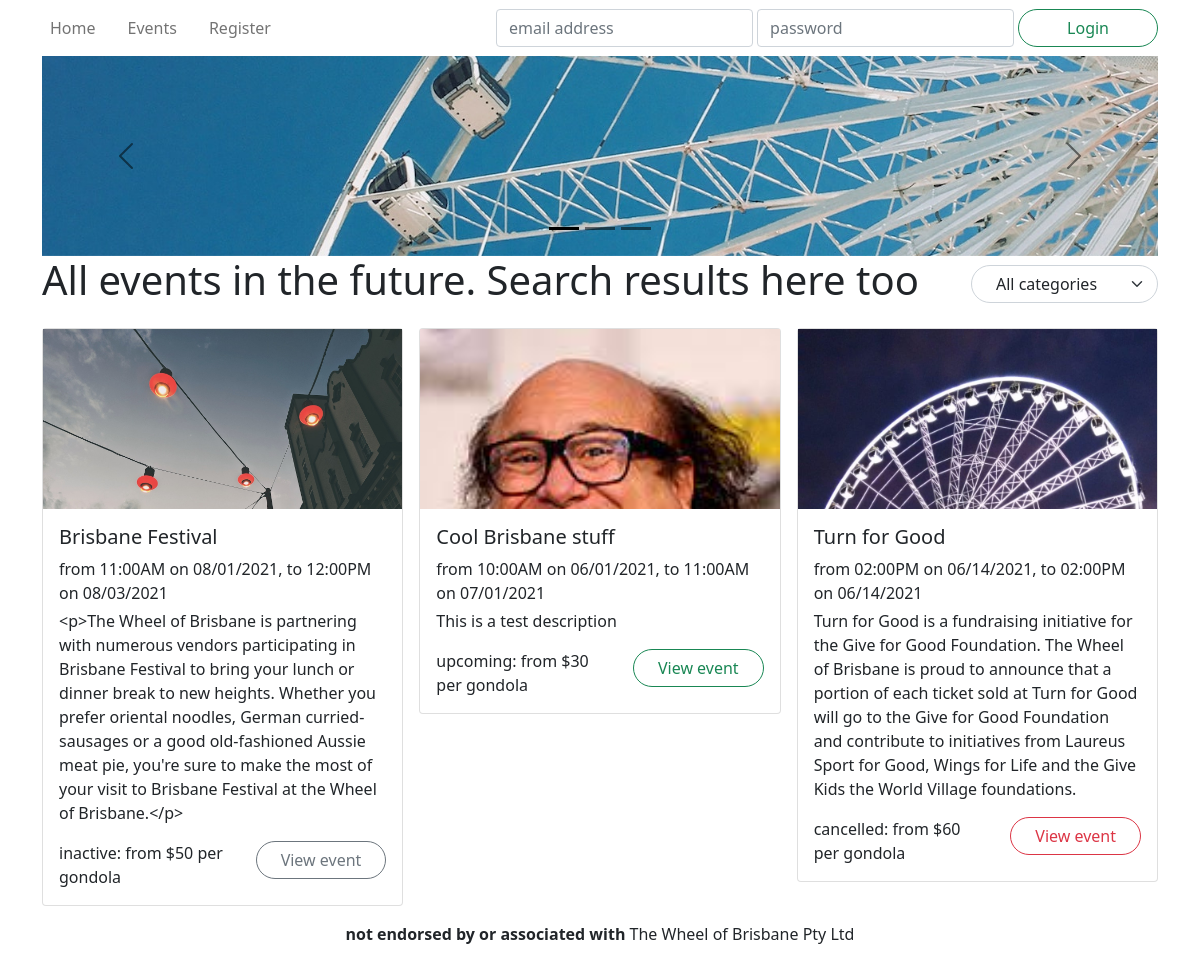
/events/, run on an earlier commit of the app's database.
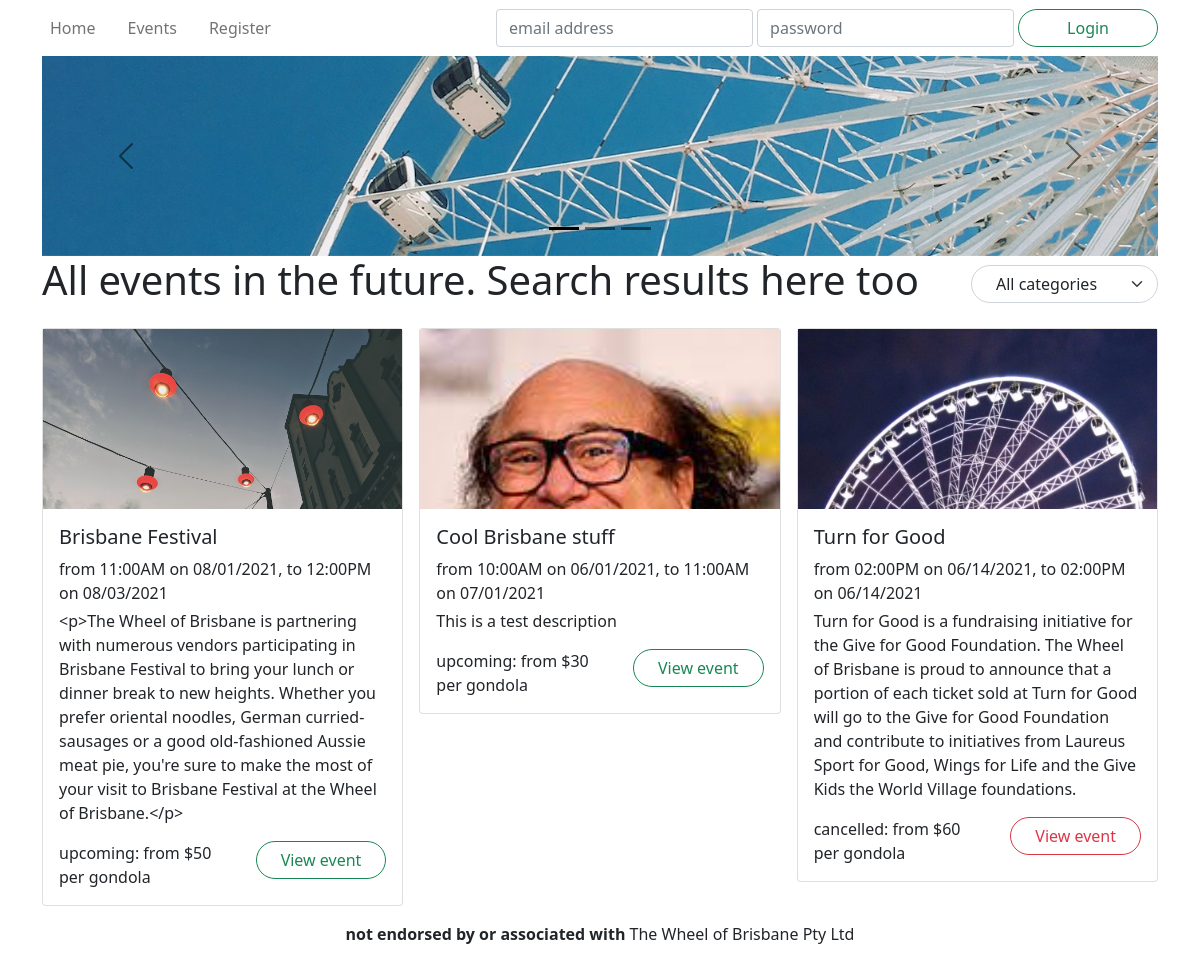
And on a later commit of the database.
### wheel/models.py (models this page shows, shortened)
class Event(db.Model):
    __tablename__ = 'events'
    id = db.Column(db.Integer, primary_key=True)
    name = db.Column(db.String(255), nullable=False)
    description = db.Column(db.Text)
    category = db.Column(db.String(40))
    status = db.Column(db.Enum('upcoming', 'inactive', 'cancelled', 'booked out'), nullable=False)
    image = db.Column(db.String(255))
    reviews = db.relationship('Review', backref='event')
    tickets = db.relationship('Ticket', backref='event')
    @staticmethod
    def getAll():
        return Event.query.\
            join(Ticket).\
            filter( Ticket.datetime > datetime.now() ).\
            all()
    @staticmethod
    def getAllCategories():
        return [event.category for event in Event.query.group_by('category').all()]
    def getTicketsDateRange(self):
        x_min = datetime(3000,9,9)
        x_max = datetime(2000,9,9)
        test = datetime(3000,9,9)
        for x in self.tickets:
            if x.datetime < x_min:
                x_min = x.datetime
            if x.datetime > x_max:
                x_max = x.datetime
        low_date = x_min.strftime("%m/%d/%Y")
        low_time = x_min.strftime("%I:%M%p")
        high_date = x_max.strftime("%m/%d/%Y")
        high_time = x_max.strftime("%I:%M%p")
        if x_min == test:
            return "There are no tickets for this event."
        output = "from " + low_time + " on " + low_date + ",  to " + high_time + " on " + high_date
        return output
    def getTicketsPriceFrom(self):
        low_ticket = 100000
        for x in self.tickets:
            if x.price < low_ticket:
                low_ticket = x.price
        if low_ticket == 100000:
            return " "
        low = str(low_ticket)
        return "from $" + low + " per gondola"
    def getStatusColour(self):
        return {
            'upcoming': 'success',
            'inactive': 'secondary',
            'booked out': 'secondary',
            'cancelled': 'danger'
        }[self.status]

class Ticket(db.Model):
    __tablename__ = 'tickets'
    id = db.Column(db.Integer, primary_key=True)
    datetime = db.Column(db.DateTime, nullable=False)
    price = db.Column(db.Integer, nullable=False)
    remaining = db.Column(db.Integer, nullable=False)
    event_id = db.Column(db.Integer, db.ForeignKey('events.id'))

### wheel/views.py (the view)
@events.route('/')
def viewAll():
    events = Event.getAll()
    categories = Event.getAllCategories()
    form = SearchForm() # TODO: create this form
    return render_template('events.html', events=events, categories=categories, form=form)

### wheel/forms.py
class SearchForm(FlaskForm):
    submit = SubmitField("Search")

### wheel/templates/events.html (shortened to what this page needs)
{% extends 'base.html' %}
{% block hero %}
<div id="hero-mini" class="carousel carousel-dark slide" data-bs-ride="carousel">
    <div class="carousel-indicators">
        <button type="button" class="active"
                data-bs-target="#hero" data-bs-slide-to="0"></button>
        <button type="button"
                data-bs-target="#hero" data-bs-slide-to="1"></button>
        <button type="button"
                data-bs-target="#hero" data-bs-slide-to="2"></button>
    </div>
    <div class="carousel-inner">
        <div class="carousel-item active">
            <div style="background-image: url('/static/images/bluesky.jpg');"></div>
        </div>
    </div>
    <button type="button" class="carousel-control-prev"
            data-bs-target="#hero" data-bs-slide="prev">
        <span class="carousel-control-prev-icon"></span>
    </button>
    <button type="button" class="carousel-control-next"
            data-bs-target="#hero" data-bs-slide="next">
        <span class="carousel-control-next-icon"></span>
    </button>
</div>
{% endblock %}
{% block title %}All events in the future. Search results here too{% endblock %}
{% block header_buttons %}
    <div class="col-6 col-md-auto my-auto">
        <select id="catselect" class="form-select rounded-pill ps-4 pe-5" >
            <option value="" selected>All categories</option>
        </select>
    </div>
{% endblock %}
{% block content %}
<section>
    <div class="row row-cols-1 row-cols-md-2 row-cols-xl-3 mb-3 g-3">
        {% for event in events %}
        <div class="col event {{event.category}}">
            <article class="card">
                <a href="{{url_for('events.view', id=event.id)}}" class="card-image" style="background-image: url('{{ event.image }}'); background-position: top;"></a>
                <div class="card-body">
                    <h5 class="card-title">{{ event.name }}</h5>
                    <p class="mb-1">
                        {{ event.getTicketsDateRange() }}
                    </p>
                <p class="card-text">{{ event.description }}</p>
                    <div class="row">
                        <span class="col my-auto">{{ "{}: {}".format( event.status, event.getTicketsPriceFrom() ) }}</span>
                        <span class="col-auto"><a href="{{url_for('events.view', id=event.id)}}" class="btn btn-outline-{{ event.getStatusColour() }} rounded-pill px-4">View event</a></span>
                    </div>
                </div>
            </article>
        </div>
        {% endfor %}
    </div>
</section>
{% endblock %}

### wheel/templates/base.html (shortened to what this page needs)
<!DOCTYPE html>
<html lang="en">
<head>
    <link href="https://cdn.jsdelivr.net/npm/bootstrap@5.0.0-beta3/dist/css/bootstrap.min.css"
            rel="stylesheet">
    <link rel="stylesheet" href="/static/css/unbootstrapify.css">
</head>
<body>
    <div class="container">
        <header>
            <nav class="navbar navbar-expand-lg navbar-light justify-content-between">
                <div class="navbar-nav flex-row gap-3">
                    <a class="nav-link" href="{{ url_for('main.index') }}">Home</a>
                    <a class="nav-link" href="{{ url_for('events.viewAll') }}">Events</a>
                    {% if current_user.is_authenticated %}
                    <a class="nav-link" href="{{ url_for('main.bookings') }}">My Bookings</a>
                    {% else %}
                    <a class="nav-link" href="{{ url_for('auth.register') }}">Register</a>
                    {% endif %}
                </div>
                <div class="collapse navbar-collapse flex-grow-0" id="navbarlogin">
                    {% if not current_user.is_authenticated %}
                    <form method="POST" action="{{ url_for('auth.login') }}" class="navbar-nav flex-row gap-1">
                        <input name="email" type="text" required
                                class="form-control" placeholder="email address">
                        <input name="password" type="password" required
                                class="form-control" placeholder="password">
                        <button class="btn btn-outline-success rounded-pill px-5" type="submit">Login</button>
                    </form>
                    {% else %}
                    <form action="{{ url_for('auth.logout') }}" class="navbar-nav flex-row gap-1">
                        <button class="btn btn-outline-primary rounded-pill px-5" type="submit">Logout</button>
                    </form>
                    {% endif %}
                </div>
            </nav>
            {% block hero %}
            {% endblock %}
        </header>
        <main>
            <header class="row mb-3">
                <div class="col-md"><h1>{% block title %}{% endblock %}</h1></div>
                {% block header_buttons %}{% endblock %}
            </header>
            {% block content %}
            {% endblock %}
        </main>
        <footer class="text-center footer"><strong>not endorsed by or associated with </strong>The Wheel of Brisbane Pty Ltd</footer>
    </div>
</body>
</html>

What changed in the data, as far as the page shows it:
changed Event "Brisbane Festival": status.price "inactive: from $50 per gondola" → "upcoming: from $50 per gondola"; status "inactive" → "upcoming" (drawn)
